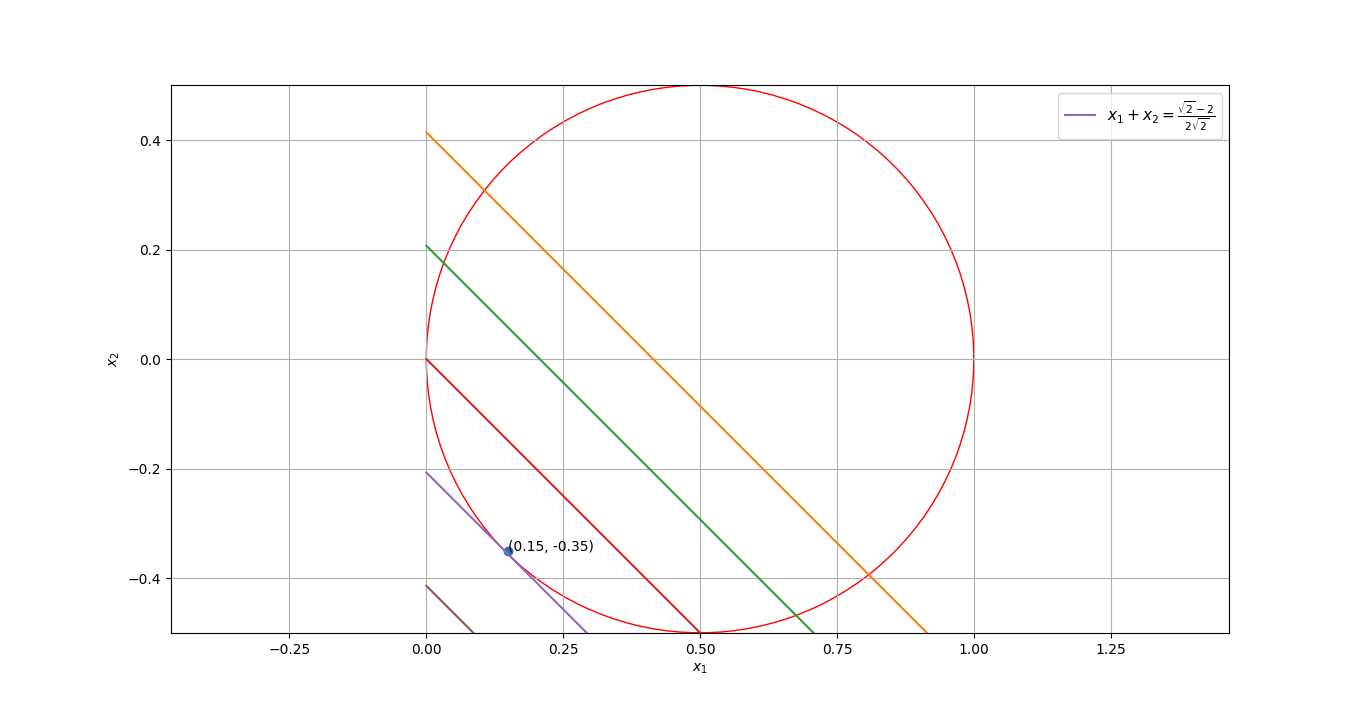

The Python source for this figure:
import numpy as np
import matplotlib.pyplot as plt

sol = np.zeros((2,1))
#Printing minimum
sol[0] = (np.sqrt(2)-1)/(2*np.sqrt(2))
sol[1] = -1/(2*np.sqrt(2))

#Plotting the circle

circle = plt.Circle((0.5, 0), 0.5, color='r', fill=False)

fig, ax = plt.subplots() # note we must use plt.subplots, not plt.subplot

ax.add_artist(circle)

#Display solution 
A = np.around(sol[0],decimals=2)
B = np.around(sol[1],decimals=2)


plt.plot(A,B,'o')
for xy in zip(A,B):
	ax.annotate('(%s, %s)' % xy, xy=xy, textcoords='data')

print (sol)

#Plotting the line
p = (sol[0]+sol[1])*np.arange(-2,3)
x = np.linspace(0,1,100)
na=np.newaxis

x_line = x[:,na]
y_line = p[na,:] - x[:,na]
bx=plt.plot(x_line,y_line,'-')


plt.axis('equal')
plt.grid()
plt.xlabel('$x_1$')
plt.ylabel('$x_2$')
plt.ylim(-0.5,0.5)

plt.legend([bx[3]],['$x_1+x_2=\\frac{\sqrt{2}-2}{2\sqrt{2}}$'], loc='best',prop={'size':11})
plt.show()
